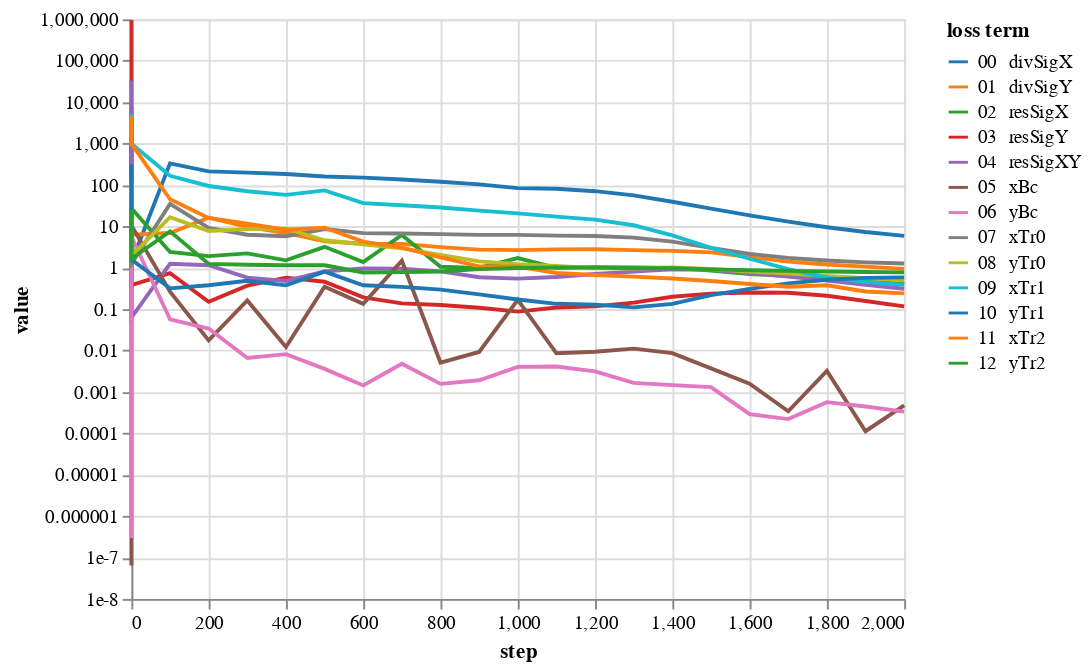

Notebook cell for this chart:
### Code cell
bcNames = ['xBc','yBc','xTr0','yTr0','xTr1','yTr1','xTr2','yTr2']
# lines = alt.Chart(pd.DataFrame({'step':[1000,3000,4000]})).mark_rule(color='gray').encode(x='step:Q')
lossPlot(losshistory, bcNames)

### Figure 1 — Vega-Lite specification as saved in the notebook (floating-point values rounded to 4 significant figures)
{"config": {"view": {"continuousWidth": 400, "continuousHeight": 300}}, "data": {"name": "data-04c190f3bb4125c48cdb526dca9a57d3"}, "mark": "line", "encoding": {"color": {"type": "nominal", "field": "loss term", "scale": {"scheme": "category10"}, "sort": ["00  divSigX", "01  divSigY", "02  resSigX", "03  resSigY", "04  resSigXY", "05  xBc", "06  yBc", "07  xTr0", "08  yTr0", "09  xTr1", "10  yTr1", "11  xTr2", "12  yTr2"]}, "tooltip": [{"type": "nominal", "field": "loss term"}, {"type": "quantitative", "field": "value"}, {"type": "quantitative", "field": "step"}], "x": {"type": "quantitative", "field": "step"}, "y": {"type": "quantitative", "field": "value", "scale": {"type": "log"}}}, "transform": [{"fold": ["00  divSigX", "01  divSigY", "02  resSigX", "03  resSigY", "04  resSigXY", "05  xBc", "06  yBc", "07  xTr0", "08  yTr0", "09  xTr1", "10  yTr1", "11  xTr2", "12  yTr2"], "as": ["loss term", "value"]}], "$schema": "https://vega.github.io/schema/vega-lite/v4.8.1.json", "datasets": {"data-04c190f3bb4125c48cdb526dca9a57d3": [{"00  divSigX": 1381.0, "01  divSigY": 367.8, "02  resSigX": 7710.0, "03  resSigY": 947200.0, "04  resSigXY": 33330.0, "05  xBc": 6.451e-08, "06  yBc": 2.964e-07, "07  xTr0": 125.2, "08  yTr0": 124.2, "09  xTr1": 5268.0, "10  yTr1": 309.2, "11  xTr2": 4556.0, "12  yTr2": 25.31, "step": 0}, {"00  divSigX": 1.341, "01  divSigY": 6.269, "02  resSigX": 27.18, "03  resSigY": 0.3793, "04  resSigXY": 0.06239, "05  xBc": 10.58, "06  yBc": 5.663, "07  xTr0": 1.237, "08  yTr0": 1.948, "09  xTr1": 994.2, "10  yTr1": 1.586, "11  xTr2": 990.5, "12  yTr2": 1.644, "step": 0}, {"00  divSigX": 331.2, "01  divSigY": 6.909, "02  resSigX": 2.399, "03  resSigY": 0.7414, "04  resSigXY": 1.241, "05  xBc": 0.2623, "06  yBc": 0.05683, "07  xTr0": 34.73, "08  yTr0": 16.56, "09  xTr1": 166.0, "10  yTr1": 0.3169, "11  xTr2": 45.07, "12  yTr2": 7.573, "step": 100}, {"00  divSigX": 211.8, "01  divSigY": 16.2, "02  resSigX": 1.901, "03  resSigY": 0.1512, "04  resSigXY": 1.146, "05  xBc": 0.0176, "06  yBc": 0.03395, "07  xTr0": 9.128, "08  yTr0": 7.711, "09  xTr1": 94.24, "10  yTr1": 0.3764, "11  xTr2": 15.91, "12  yTr2": 1.239, "step": 200}, {"00  divSigX": 197.7, "01  divSigY": 9.773, "02  resSigX": 2.221, "03  resSigY": 0.3675, "04  resSigXY": 0.5749, "05  xBc": 0.1624, "06  yBc": 0.006606, "07  xTr0": 6.255, "08  yTr0": 8.583, "09  xTr1": 70.3, "10  yTr1": 0.4843, "11  xTr2": 11.52, "12  yTr2": 1.181, "step": 300}, {"00  divSigX": 183.5, "01  divSigY": 6.906, "02  resSigX": 1.506, "03  resSigY": 0.5752, "04  resSigXY": 0.4797, "05  xBc": 0.01218, "06  yBc": 0.008185, "07  xTr0": 5.772, "08  yTr0": 8.81, "09  xTr1": 57.62, "10  yTr1": 0.3756, "11  xTr2": 8.249, "12  yTr2": 1.146, "step": 400}, {"00  divSigX": 159.5, "01  divSigY": 4.355, "02  resSigX": 3.199, "03  resSigY": 0.4584, "04  resSigXY": 0.8119, "05  xBc": 0.3491, "06  yBc": 0.003605, "07  xTr0": 8.584, "08  yTr0": 4.602, "09  xTr1": 73.86, "10  yTr1": 0.8049, "11  xTr2": 9.252, "12  yTr2": 1.147, "step": 500}, {"00  divSigX": 150.2, "01  divSigY": 3.788, "02  resSigX": 1.362, "03  resSigY": 0.1918, "04  resSigXY": 0.965, "05  xBc": 0.134, "06  yBc": 0.001437, "07  xTr0": 6.823, "08  yTr0": 3.693, "09  xTr1": 36.32, "10  yTr1": 0.3774, "11  xTr2": 4.272, "12  yTr2": 0.7689, "step": 600}, {"00  divSigX": 135.5, "01  divSigY": 3.776, "02  resSigX": 6.175, "03  resSigY": 0.1379, "04  resSigXY": 0.954, "05  xBc": 1.472, "06  yBc": 0.004789, "07  xTr0": 6.716, "08  yTr0": 2.921, "09  xTr1": 32.23, "10  yTr1": 0.3459, "11  xTr2": 3.047, "12  yTr2": 0.7841, "step": 700}, {"00  divSigX": 118.9, "01  divSigY": 3.149, "02  resSigX": 1.053, "03  resSigY": 0.126, "04  resSigXY": 0.8182, "05  xBc": 0.005095, "06  yBc": 0.001565, "07  xTr0": 6.486, "08  yTr0": 2.053, "09  xTr1": 28.47, "10  yTr1": 0.296, "11  xTr2": 1.769, "12  yTr2": 0.8083, "step": 800}, {"00  divSigX": 103.4, "01  divSigY": 2.731, "02  resSigX": 0.9945, "03  resSigY": 0.1078, "04  resSigXY": 0.5887, "05  xBc": 0.009232, "06  yBc": 0.001912, "07  xTr0": 6.221, "08  yTr0": 1.419, "09  xTr1": 23.85, "10  yTr1": 0.2275, "11  xTr2": 1.075, "12  yTr2": 0.9276, "step": 900}, {"00  divSigX": 83.9, "01  divSigY": 2.659, "02  resSigX": 1.707, "03  resSigY": 0.08736, "04  resSigXY": 0.5448, "05  xBc": 0.1675, "06  yBc": 0.004028, "07  xTr0": 6.223, "08  yTr0": 1.221, "09  xTr1": 20.61, "10  yTr1": 0.171, "11  xTr2": 1.068, "12  yTr2": 0.9856, "step": 1000}, {"00  divSigX": 83.9, "01  divSigY": 2.659, "02  resSigX": 1.707, "03  resSigY": 0.08736, "04  resSigXY": 0.5448, "05  xBc": 0.1675, "06  yBc": 0.004028, "07  xTr0": 6.223, "08  yTr0": 1.221, "09  xTr1": 20.61, "10  yTr1": 0.171, "11  xTr2": 1.068, "12  yTr2": 0.9856, "step": 1000}, {"00  divSigX": 80.6, "01  divSigY": 2.776, "02  resSigX": 0.9898, "03  resSigY": 0.1095, "04  resSigXY": 0.5983, "05  xBc": 0.008588, "06  yBc": 0.004113, "07  xTr0": 5.973, "08  yTr0": 1.111, "09  xTr1": 17.17, "10  yTr1": 0.1344, "11  xTr2": 0.7443, "12  yTr2": 1.013, "step": 1100}, {"00  divSigX": 70.52, "01  divSigY": 2.798, "02  resSigX": 1.036, "03  resSigY": 0.1164, "04  resSigXY": 0.7066, "05  xBc": 0.009346, "06  yBc": 0.003141, "07  xTr0": 5.838, "08  yTr0": 0.98, "09  xTr1": 14.49, "10  yTr1": 0.1284, "11  xTr2": 0.668, "12  yTr2": 1.004, "step": 1200}, {"00  divSigX": 55.83, "01  divSigY": 2.671, "02  resSigX": 1.012, "03  resSigY": 0.1429, "04  resSigXY": 0.802, "05  xBc": 0.0111, "06  yBc": 0.001655, "07  xTr0": 5.341, "08  yTr0": 0.9525, "09  xTr1": 10.6, "10  yTr1": 0.1101, "11  xTr2": 0.6096, "12  yTr2": 0.9804, "step": 1300}, {"00  divSigX": 39.25, "01  divSigY": 2.554, "02  resSigX": 0.9901, "03  resSigY": 0.1986, "04  resSigXY": 0.9128, "05  xBc": 0.008632, "06  yBc": 0.001463, "07  xTr0": 4.28, "08  yTr0": 1.011, "09  xTr1": 6.035, "10  yTr1": 0.1335, "11  xTr2": 0.5489, "12  yTr2": 0.9684, "step": 1400}, {"00  divSigX": 26.73, "01  divSigY": 2.346, "02  resSigX": 0.8528, "03  resSigY": 0.2365, "04  resSigXY": 0.8858, "05  xBc": 0.003703, "06  yBc": 0.001304, "07  xTr0": 3.0, "08  yTr0": 0.9334, "09  xTr1": 3.014, "10  yTr1": 0.2178, "11  xTr2": 0.478, "12  yTr2": 0.9147, "step": 1500}, {"00  divSigX": 18.4, "01  divSigY": 1.808, "02  resSigX": 0.7058, "03  resSigY": 0.2515, "04  resSigXY": 0.7424, "05  xBc": 0.001589, "06  yBc": 0.0002899, "07  xTr0": 2.167, "08  yTr0": 0.8099, "09  xTr1": 1.646, "10  yTr1": 0.3074, "11  xTr2": 0.404, "12  yTr2": 0.8686, "step": 1600}, {"00  divSigX": 12.97, "01  divSigY": 1.409, "02  resSigX": 0.6354, "03  resSigY": 0.2484, "04  resSigXY": 0.6098, "05  xBc": 0.0003401, "06  yBc": 0.0002212, "07  xTr0": 1.727, "08  yTr0": 0.7225, "09  xTr1": 0.9237, "10  yTr1": 0.4181, "11  xTr2": 0.3475, "12  yTr2": 0.8392, "step": 1700}, {"00  divSigX": 9.494, "01  divSigY": 1.195, "02  resSigX": 0.5706, "03  resSigY": 0.2103, "04  resSigXY": 0.4875, "05  xBc": 0.003229, "06  yBc": 0.0005673, "07  xTr0": 1.497, "08  yTr0": 0.6334, "09  xTr1": 0.5722, "10  yTr1": 0.5133, "11  xTr2": 0.3766, "12  yTr2": 0.8125, "step": 1800}, {"00  divSigX": 7.287, "01  divSigY": 1.059, "02  resSigX": 0.4749, "03  resSigY": 0.1573, "04  resSigXY": 0.3874, "05  xBc": 0.0001124, "06  yBc": 0.0004444, "07  xTr0": 1.349, "08  yTr0": 0.5567, "09  xTr1": 0.4564, "10  yTr1": 0.5702, "11  xTr2": 0.2663, "12  yTr2": 0.7891, "step": 1900}, {"00  divSigX": 5.889, "01  divSigY": 0.9342, "02  resSigX": 0.4053, "03  resSigY": 0.1166, "04  resSigXY": 0.3102, "05  xBc": 0.0004726, "06  yBc": 0.0003327, "07  xTr0": 1.264, "08  yTr0": 0.4934, "09  xTr1": 0.3848, "10  yTr1": 0.5838, "11  xTr2": 0.2394, "12  yTr2": 0.7731, "step": 2000}]}}
